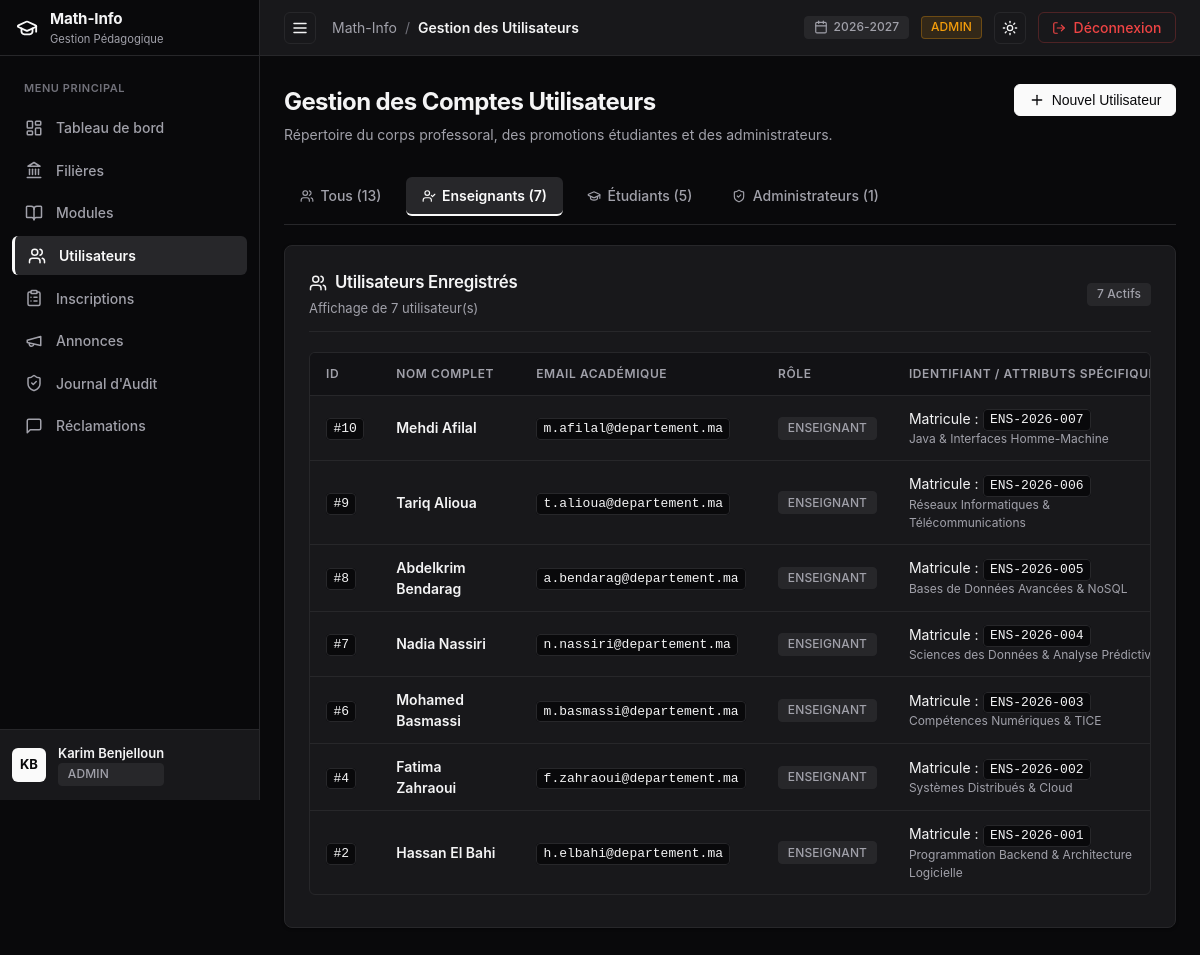
Screenshot of /admin/utilisateurs?role=ENSEIGNANT (signed in) with the database file from the repository.
### tables this page shows
CREATE TABLE `utilisateurs` (
  `idUtilisateur` int NOT NULL AUTO_INCREMENT,
  `nom` varchar(100) NOT NULL,
  `prenom` varchar(100) NOT NULL,
  `email` varchar(150) NOT NULL,
  `motDePasse` varchar(255) NOT NULL,
  `role` enum('ADMIN','ENSEIGNANT','ETUDIANT') NOT NULL,
  `dateCreation` timestamp NULL DEFAULT CURRENT_TIMESTAMP,
  PRIMARY KEY (`idUtilisateur`),
  UNIQUE KEY `email` (`email`)
);

CREATE TABLE `enseignants` (
  `idUtilisateur` int NOT NULL,
  `matricule` varchar(50) NOT NULL,
  `specialite` varchar(100) NOT NULL,
  PRIMARY KEY (`idUtilisateur`),
  UNIQUE KEY `matricule` (`matricule`),
  CONSTRAINT `enseignants_ibfk_1` FOREIGN KEY (`idUtilisateur`) REFERENCES `utilisateurs` (`idUtilisateur`) ON DELETE CASCADE
);

### src/Views/admin/utilisateurs.php (the view, shortened to what the rows shown need)
<div style="margin-bottom: 2rem; display: flex; justify-content: space-between; align-items: flex-start; flex-wrap: wrap; gap: 1rem;">
  <div>
    <h1 style="font-size: 1.5rem; font-weight: 700; letter-spacing: -0.025em; color: var(--text-main); margin-bottom: 0.25rem;">
      Gestion des Comptes Utilisateurs
    </h1>
    <p style="color: var(--text-muted); font-size: 0.875rem;">
      Répertoire du corps professoral, des promotions étudiantes et des administrateurs.
    </p>
  </div>
  <button class="btn btn-primary" data-modal-open="createUserModal">
    <?= Icon::get('plus', 16) ?>
    <span>Nouvel Utilisateur</span>
  </button>
</div>
<div class="tabs-container">
  <a href="/admin/utilisateurs" class="tab-btn <?= empty($currentFilter) ? 'active' : '' ?>">
    <?= Icon::get('users', 14) ?>
    <span>Tous (<?= count($allUsers) ?>)</span>
  </a>
  <a href="/admin/utilisateurs?role=ENSEIGNANT" class="tab-btn <?= $currentFilter === 'ENSEIGNANT' ? 'active' : '' ?>">
    <?= Icon::get('user-check', 14) ?>
    <span>Enseignants (<?= count($enseignantsList) ?>)</span>
  </a>
  <a href="/admin/utilisateurs?role=ETUDIANT" class="tab-btn <?= $currentFilter === 'ETUDIANT' ? 'active' : '' ?>">
    <?= Icon::get('graduation-cap', 14) ?>
    <span>Étudiants (<?= count($etudiantsList) ?>)</span>
  </a>
  <a href="/admin/utilisateurs?role=ADMIN" class="tab-btn <?= $currentFilter === 'ADMIN' ? 'active' : '' ?>">
    <?= Icon::get('shield-check', 14) ?>
    <span>Administrateurs (<?= count($adminsList) ?>)</span>
  </a>
</div>
<div class="card">
  <div class="card-header">
    <div>
      <span class="card-title">
        <?= Icon::get('users', 18) ?>
        <span>Utilisateurs Enregistrés</span>
      </span>
      <span class="card-desc" style="display: block; margin-top: 0.25rem;">
        Affichage de <?= count($filteredUsers) ?> utilisateur(s)
      </span>
    </div>
    <span class="badge badge-neutral"><?= count($filteredUsers) ?> Actifs</span>
  </div>
  <div class="table-wrapper">
    <table>
      <thead>
        <tr>
          <th style="min-width: 60px;">ID</th>
          <th style="min-width: 140px;">Nom Complet</th>
          <th style="min-width: 170px;">Email Académique</th>
          <th style="min-width: 100px;">Rôle</th>
          <th style="min-width: 200px;">Identifiant / Attributs Spécifiques</th>
        </tr>
      </thead>
      <tbody>
        <?php foreach ($filteredUsers as $u): ?>
          <tr>
            <td><code>#<?= htmlspecialchars((string)$u['idUtilisateur']) ?></code></td>
            <td style="font-weight: 600;">
              <?= htmlspecialchars($u['prenom'] . ' ' . $u['nom']) ?>
            </td>
            <td><code><?= htmlspecialchars($u['email']) ?></code></td>
            <td>
              <?php if ($u['role'] === 'ADMIN'): ?>
                <span class="badge badge-warning">ADMINISTRATEUR</span>
              <?php elseif ($u['role'] === 'ENSEIGNANT'): ?>
                <span class="badge badge-neutral">ENSEIGNANT</span>
              <?php else: ?>
                <span class="badge badge-neutral">ÉTUDIANT</span>
              <?php endif; ?>
            </td>
            <td>
              <?php if ($u['role'] === 'ENSEIGNANT'): ?>
                <span>Matricule : <code><?= htmlspecialchars($u['matricule'] ?? 'N/A') ?></code></span>
                <span style="display: block; font-size: 0.75rem; color: var(--text-muted);"><?= htmlspecialchars($u['specialite'] ?? '') ?></span>
              <?php elseif ($u['role'] === 'ETUDIANT'): ?>
                <span>CNE : <code><?= htmlspecialchars($u['cne'] ?? 'N/A') ?></code></span>
                <span style="display: block; font-size: 0.75rem; color: var(--text-muted);">Né(e) le : <?= htmlspecialchars($u['dateNaissance'] ?? '') ?></span>
              <?php else: ?>
                <span style="color: var(--text-muted); font-size: 0.8125rem;">Accès Intégral Système</span>
              <?php endif; ?>
            </td>
          </tr>
        <?php endforeach; ?>
      </tbody>
    </table>
  </div>
</div>

### src/Views/layout/main.php (shortened to what the rows shown need)
<?php
$currentUser = Auth::user();
$currentRole = Auth::role();
$activeNav = $activeNav ?? 'dashboard';
?>
<!DOCTYPE html>
<html lang="fr" data-theme="dark">
<head>
  <link rel="stylesheet" href="/css/style.css">
</head>
<body class="app-shell">
  <aside id="sidebar" class="sidebar">
    <div class="sidebar-header">
      <a href="/" class="sidebar-brand">
        <span class="brand-icon"><?= Icon::get('graduation-cap', 22) ?></span>
        <div class="brand-text">
          <span class="brand-name">Math-Info</span>
          <span class="brand-sub">Gestion Pédagogique</span>
        </div>
      </a>
    </div>
    <nav class="sidebar-nav">
      <div class="nav-section-title">Menu Principal</div>
      <?php if ($currentRole === 'ADMIN'): ?>
        <a href="/admin/dashboard" class="nav-item <?= $activeNav === 'dashboard' ? 'active' : '' ?>">
          <span class="nav-icon"><?= Icon::get('layout-dashboard', 18) ?></span>
          <span class="nav-label">Tableau de bord</span>
        </a>
        <a href="/admin/filieres" class="nav-item <?= $activeNav === 'filieres' ? 'active' : '' ?>">
          <span class="nav-icon"><?= Icon::get('landmark', 18) ?></span>
          <span class="nav-label">Filières</span>
        </a>
        <a href="/admin/modules" class="nav-item <?= $activeNav === 'modules' ? 'active' : '' ?>">
          <span class="nav-icon"><?= Icon::get('book-open', 18) ?></span>
          <span class="nav-label">Modules</span>
        </a>
        <a href="/admin/utilisateurs" class="nav-item <?= $activeNav === 'utilisateurs' ? 'active' : '' ?>">
          <span class="nav-icon"><?= Icon::get('users', 18) ?></span>
          <span class="nav-label">Utilisateurs</span>
        </a>
        <a href="/admin/inscriptions" class="nav-item <?= $activeNav === 'inscriptions' ? 'active' : '' ?>">
          <span class="nav-icon"><?= Icon::get('clipboard-list', 18) ?></span>
          <span class="nav-label">Inscriptions</span>
        </a>
        <a href="/admin/annonces" class="nav-item <?= $activeNav === 'annonces' ? 'active' : '' ?>">
          <span class="nav-icon"><?= Icon::get('megaphone', 18) ?></span>
          <span class="nav-label">Annonces</span>
        </a>
        <a href="/admin/audit" class="nav-item <?= $activeNav === 'audit' ? 'active' : '' ?>">
          <span class="nav-icon"><?= Icon::get('shield-check', 18) ?></span>
          <span class="nav-label">Journal d'Audit</span>
        </a>
        <a href="/admin/reclamations" class="nav-item <?= $activeNav === 'reclamations' ? 'active' : '' ?>">
          <span class="nav-icon"><?= Icon::get('message-square', 18) ?></span>
          <span class="nav-label">Réclamations</span>
        </a>
      <?php endif; ?>
    </nav>
    <div class="sidebar-footer">
      <div class="user-profile-widget">
        <div class="user-avatar">
          <?= strtoupper(substr($currentUser ? $currentUser->getPrenom() : 'U', 0, 1) . substr($currentUser ? $currentUser->getNom() : 'S', 0, 1)) ?>
        </div>
        <div class="user-meta">
          <span class="user-name"><?= htmlspecialchars($currentUser ? $currentUser->getNomComplet() : 'Utilisateur') ?></span>
          <span class="user-role-badge badge badge-neutral"><?= htmlspecialchars($currentRole ?? '') ?></span>
        </div>
      </div>
    </div>
  </aside>
  <div class="main-wrapper">
    <header class="app-topbar">
      <div class="topbar-left">
        <button id="sidebarToggle" class="btn btn-icon sidebar-toggle-btn-topbar" title="Basculer le menu" aria-label="Menu">
          <?= Icon::get('menu', 18) ?>
        </button>
        <div class="breadcrumb">
          <span class="breadcrumb-root">Math-Info</span>
          <span class="breadcrumb-sep">/</span>
          <span class="breadcrumb-current"><?= htmlspecialchars($title ?? 'Dashboard') ?></span>
        </div>
      </div>
      <div class="topbar-right">
        <div class="badge badge-neutral" title="Année Universitaire en cours">
          <?= Icon::get('calendar', 14) ?>
          <span>2026-2027</span>
        </div>
        <?php if ($currentRole === 'ADMIN'): ?>
          <span class="badge badge-warning">ADMIN</span>
        <?php elseif ($currentRole === 'ENSEIGNANT'): ?>
          <span class="badge badge-neutral">ENSEIGNANT</span>
        <?php else: ?>
          <span class="badge badge-neutral">ÉTUDIANT</span>
        <?php endif; ?>
        <button id="themeToggle" class="btn btn-icon" title="Basculer Mode Clair/Sombre" aria-label="Basculer Thème">
          <span id="themeIcon"><?= Icon::get('sun', 16) ?></span>
        </button>
        <a href="/logout" class="btn btn-destructive" title="Déconnexion">
          <?= Icon::get('log-out', 14) ?>
          <span class="desktop-only">Déconnexion</span>
        </a>
      </div>
    </header>
    <main class="page-content">
      <div class="content-container">
        <?= $content ?>
      </div>
    </main>
  </div>
</body>
</html>

### rows the page displays
utilisateurs: prenom+nom "KB", prenom+nom "Karim Benjelloun"
enseignants: idUtilisateur.idUtilisateur "10", idUtilisateur.nom "Mehdi Afilal", idUtilisateur.email "m.afilal@departement.ma", matricule "ENS-2026-007", specialite "Java & Interfaces Homme-Machine"
enseignants: idUtilisateur.idUtilisateur "9", idUtilisateur.nom "Tariq Alioua", idUtilisateur.email "t.alioua@departement.ma", matricule "ENS-2026-006", specialite "Réseaux Informatiques & Télécommunications"
enseignants: idUtilisateur.idUtilisateur "8", idUtilisateur.nom "Abdelkrim Bendarag", idUtilisateur.email "a.bendarag@departement.ma", matricule "ENS-2026-005", specialite "Bases de Données Avancées & NoSQL"
enseignants: idUtilisateur.idUtilisateur "7", idUtilisateur.nom "Nadia Nassiri", idUtilisateur.email "n.nassiri@departement.ma", matricule "ENS-2026-004", specialite "Sciences des Données & Analyse…"
enseignants: idUtilisateur.idUtilisateur "6", idUtilisateur.nom "Mohamed Basmassi", idUtilisateur.email "m.basmassi@departement.ma", matricule "ENS-2026-003", specialite "Compétences Numériques & TICE"
enseignants: idUtilisateur.idUtilisateur "4", idUtilisateur.nom "Fatima Zahraoui", idUtilisateur.email "f.zahraoui@departement.ma", matricule "ENS-2026-002", specialite "Systèmes Distribués & Cloud"
enseignants: idUtilisateur.idUtilisateur "2", idUtilisateur.nom "Hassan El Bahi", idUtilisateur.email "h.elbahi@departement.ma", matricule "ENS-2026-001", specialite "Programmation Backend & Architecture Logicielle"

### other values shown
$currentRole "ADMIN"
$title "Gestion des Utilisateurs"
count($allUsers) "13"
count($enseignantsList) "7"
count($etudiantsList) "5"
count($adminsList) "1"
count($filteredUsers) "7"
